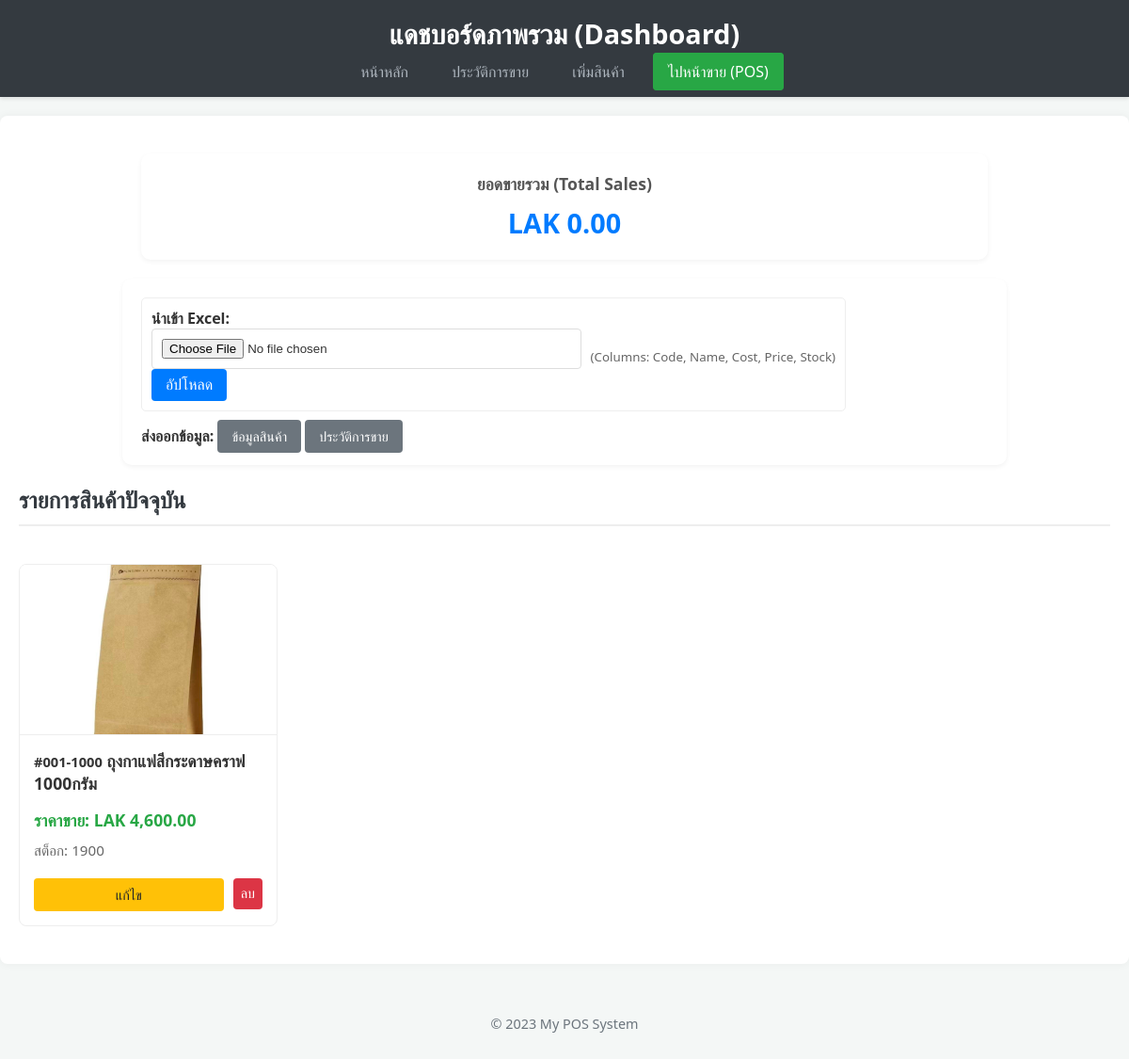
The page / on the database its author committed.
### app.py (models this page shows, shortened)
class Product(db.Model):
    id = db.Column(db.Integer, primary_key=True)
    name = db.Column(db.String(100), nullable=False)
    price = db.Column(db.Float, nullable=False)
    stock = db.Column(db.Integer, nullable=False)
    image_file = db.Column(db.String(20), nullable=False, default='default.jpg')
    code = db.Column(db.String(20), unique=True, nullable=True)
    cost = db.Column(db.Float, nullable=False, default=0.0)

### app.py (the view)
@app.route('/')
def index():
    products = Product.query.all()
    total_sales = db.session.query(db.func.sum(Order.total_price)).filter(Order.payment_status == 'Paid').scalar() or 0
    total_cost = 0
    paid_orders = Order.query.filter_by(payment_status='Paid').all()
    for order in paid_orders:
        for item in order.items:
            total_cost += item.cost_at_purchase * item.quantity
    gross_profit = total_sales - total_cost
    return render_template('index.html', products=products, total_sales=total_sales, total_cost=total_cost, gross_profit=gross_profit)

### templates/index.html (shortened to what this page needs)
<!DOCTYPE html>
<html lang="th">
<head>
    <link rel="stylesheet" href="{{ url_for('static', filename='css/style.css') }}?v={{ range(1, 10000) | random }}">
</head>
<body>
    <header>
        <h1>แดชบอร์ดภาพรวม (Dashboard)</h1>
        <nav>
            <a href="{{ url_for('index') }}">หน้าหลัก</a>
            <a href="{{ url_for('orders') }}">ประวัติการขาย</a>
            <a href="{{ url_for('add_product') }}">เพิ่มสินค้า</a>
            <a href="{{ url_for('pos') }}" style="background-color: #28a745; color: white; border-color: #28a745;">ไปหน้าขาย (POS)</a>
        </nav>
    </header>
    <main>
        <section class="dashboard-summary">
            <div class="summary-box">
                <h3>ยอดขายรวม (Total Sales)</h3>
                <div class="value val-sales">LAK {{ "{:,.2f}".format(total_sales) }}</div>
            </div>
            </section>
        <section class="data-management">
            <div class="upload-section">
                <form action="{{ url_for('upload_products') }}" method="POST" enctype="multipart/form-data">
                    <strong style="margin-right: 10px;">นำเข้า Excel:</strong>
                    <input type="file" name="file" accept=".xlsx, .xls" required>
                    <button type="submit" class="btn-upload">อัปโหลด</button>
                </form>
                <small style="color: #666; display: block; margin-top: 5px;">(Columns: Code, Name, Cost, Price, Stock)</small>
            </div>
            <div class="download-section">
                <strong>ส่งออกข้อมูล:</strong>
                <a href="{{ url_for('download_products') }}" class="btn-download">ข้อมูลสินค้า</a>
                <a href="{{ url_for('download_orders') }}" class="btn-download">ประวัติการขาย</a>
            </div>
        </section>
        <section id="product-list">
            <h2>รายการสินค้าปัจจุบัน</h2>
            <div class="product-grid">
                {% if products %}
                    {% for product in products %}
                        <div class="product-card dashboard-card">
                            <img src="{{ url_for('static', filename='product_images/' + product.image_file) }}" alt="{{ product.name }}" class="card-img-top">
                            <div class="card-body">
                                <h3><small>#{{ product.code }}</small> {{ product.name }}</h3>
                                <p class="price">ราคาขาย: LAK {{ "{:,.2f}".format(product.price) }}</p>
                                <p>สต็อก: {{ product.stock }}</p>
                                <div class="product-actions">
                                    <a href="{{ url_for('edit_product', product_id=product.id) }}" class="button edit-btn">แก้ไข</a>
                                    <form action="{{ url_for('delete_product', product_id=product.id) }}" method="POST" style="display: inline;" onsubmit="return confirm('ยืนยันการลบสินค้า {{ product.name }}?');">
                                        <button type="submit" class="button delete-btn">ลบ</button>
                                    </form>
                                </div>
                            </div>
                        </div>
                    {% endfor %}
                {% else %}
                    <p style="text-align: center; width: 100%;">ยังไม่มีสินค้าในระบบ</p>
                {% endif %}
            </div>
        </section>
    </main>
    <footer>
        <p>&copy; 2023 My POS System</p>
    </footer>
</body>
</html>

### static/css/style.css (style rules this page uses)
body { font-family: 'Segoe UI', Tahoma, Geneva, Verdana, sans-serif; margin: 0; padding: 0; background-color: #f4f7f6; color: #333; }
header { background-color: #343a40; color: white; padding: 1rem 0; box-shadow: 0 2px 4px rgba(0,0,0,0.1); }
header h1 { text-align: center; margin: 0; font-size: 1.8rem; }
nav { text-align: center; margin-top: 10px; }
nav a { color: #adb5bd; text-decoration: none; padding: 8px 15px; margin: 0 5px; border-radius: 4px; transition: all 0.3s ease; border: 1px solid transparent; }
main { padding: 20px; max-width: 1200px; margin: 20px auto; background: white; border-radius: 8px; box-shadow: 0 0 10px rgba(0,0,0,0.05); }
footer { text-align: center; padding: 20px; margin-top: 20px; color: #6c757d; font-size: 0.9em; }
h2 { color: #343a40; border-bottom: 2px solid #eee; padding-bottom: 10px; margin-top: 0; }
form { max-width: 600px; margin: 0 auto; }
input[type="text"], input[type="number"], input[type="file"] { width: 100%; padding: 10px; border: 1px solid #ddd; border-radius: 4px; box-sizing: border-box; }
button, .button { display: inline-block; background-color: #007bff; color: white; padding: 10px 20px; border: none; border-radius: 4px; cursor: pointer; text-decoration: none; font-size: 1rem; transition: background-color 0.3s ease; }
.product-grid { display: grid; grid-template-columns: repeat(auto-fill, minmax(220px, 1fr)); gap: 20px; padding: 20px 0; }
.product-card { background: white; border: 1px solid #eee; border-radius: 8px; overflow: hidden; transition: transform 0.3s ease, box-shadow 0.3s ease; display: flex; flex-direction: column; }
.card-img-top { width: 100%; height: 180px; object-fit: cover; border-bottom: 1px solid #eee; }
.card-body { padding: 15px; flex-grow: 1; display: flex; flex-direction: column; justify-content: space-between; }
.card-body h3 { margin: 0 0 10px; font-size: 1.1rem; color: #333; }
.card-body p { margin: 5px 0; color: #666; font-size: 0.95rem; }
.card-body .price { font-weight: bold; color: #28a745; font-size: 1.1rem; }
.product-actions { margin-top: 15px; display: flex; gap: 10px; }
.edit-btn { background-color: #ffc107; color: #212529; flex: 1; text-align: center; padding: 8px; font-size: 0.9rem; }
.delete-btn { background-color: #dc3545; flex: 1; padding: 8px; font-size: 0.9rem; }

### templates/index.html (style rules this page uses)
.dashboard-summary { display: flex; gap: 20px; margin: 20px auto; max-width: 900px; flex-wrap: wrap; }
.summary-box { flex: 1; min-width: 200px; background: white; padding: 20px; border-radius: 10px; box-shadow: 0 2px 5px rgba(0,0,0,0.05); text-align: center; }
.summary-box h3 { margin: 0 0 10px 0; color: #555; font-size: 1.1em; }
.summary-box .value { font-size: 1.8em; font-weight: bold; }
.val-sales { color: #007bff; }
.data-management { background-color: white; padding: 20px; margin: 20px auto; max-width: 900px; border-radius: 10px; box-shadow: 0 2px 5px rgba(0,0,0,0.05); display: flex; justify-content: space-between; align-items: center; flex-wrap: wrap; gap: 15px; }
.upload-section { display: flex; align-items: center; gap: 10px; border: 1px solid #eee; padding: 10px; border-radius: 5px; }
.btn-download { background-color: #6c757d; color: white; text-decoration: none; padding: 8px 15px; border-radius: 4px; font-size: 0.9em; }
.btn-upload { background-color: #007bff; color: white; border: none; padding: 8px 15px; border-radius: 4px; cursor: pointer; }

### rows shown on the page
Product: image_file (picture), code "001-1000", name "ถุงกาแฟสีกระดาษคราฟ 1000กรัม", price "4,600.00", stock "1900"

### other values the page prints
{{ "{:,.2f}".format(total_sales) }} "0.00"
